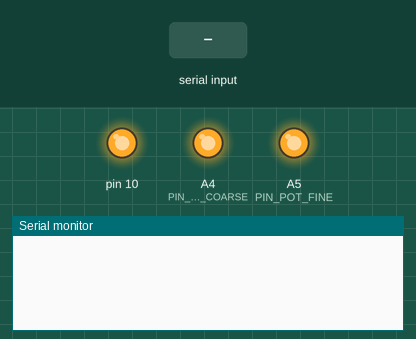
This sketch was run on a simulated Arduino Uno, built with avr-gcc and run on an emulated ATmega328P. On the bench: output pins drawn as LEDs (lit = HIGH), the last lines printed to the serial monitor. The inputs (shaded band) are chosen by the test bench.

Above: at 1.2 s.
1.3 s: "," received over Serial
At 2.3 s:
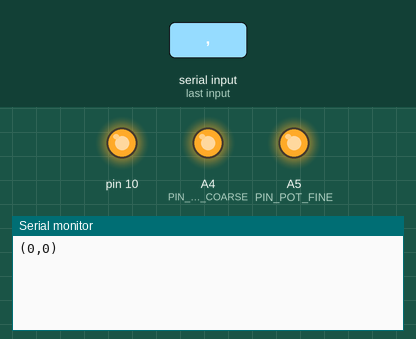
2.8 s: "f90\n" received over Serial
At 3.4 s:
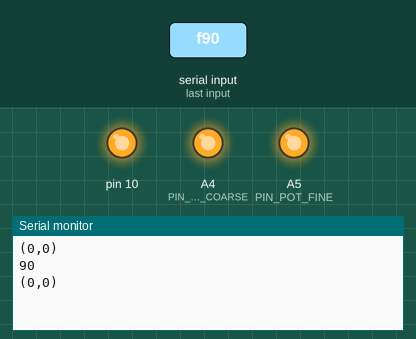

Measured:
- after the input at 1.3 s, the serial monitor: prints a new line at once (image 1)
- after the input at 2.8 s, the serial monitor: prints a new line at once (image 2)

The sketch:

remote.ino
```cpp
/***********************************************************************
 *  Dual Digipot Remote Control
 *
 *  DESCRIPTION
 *      Basic sketch for remotely operating the two digi pots over serial
 *
 *  REFERENCES
 *      MCP41HVx1 Datasheet - Microchip Technology Inc.
 *
 ***********************************************************************/


/*=====================================================================*
    Interface Header Files
 *=====================================================================*/
#include "mcp41hvx1.h"


/*=====================================================================*
    Pin Defines
 *=====================================================================*/
#define PIN_POT_COARSE              (A4)
#define PIN_POT_FINE                (A5)


/*=====================================================================*
    Ardunio Function Implementations
 *=====================================================================*/

void setup()
{
    // Initialize UART
    Serial.begin(115200);
    Serial.setTimeout(15000);

    // Initialize MCP41HVx1
    pinMode(PIN_POT_COARSE, OUTPUT);
    pinMode(PIN_POT_FINE, OUTPUT);
    digitalWrite(PIN_POT_COARSE, HIGH);
    digitalWrite(PIN_POT_FINE, HIGH);
    SPI.begin();
    SPI.beginTransaction(SPISettings(MCP41HVX1_SPI_CLK_HZ, MSBFIRST, SPI_MODE0));
}

/*---------------------------------------------------------------------*/

void loop()
{
    long int val = 0;
    if (Serial.available())
    {
        switch (Serial.read())
        {
            case 'c':
                val = Serial.parseInt();
                if ((val >= 0) && (val < MCP41HVX1_TAP_COUNT))
                {
                    mcp41hvx1_set(PIN_POT_COARSE, (uint8_t)val);
                    print_status();
                }
                break;

            case 'f':
                val = Serial.parseInt();
                Serial.println(val);
                if ((val >= 0) && (val < MCP41HVX1_TAP_COUNT))
                {
                    mcp41hvx1_set(PIN_POT_FINE, (uint8_t)val);
                    print_status();
                }
                break;

            case 's':
                print_status();
                break;

            case 'z':
                mcp41hvx1_decrement(PIN_POT_COARSE);
                print_status();
                break;

            case 'x':
                mcp41hvx1_increment(PIN_POT_COARSE);
                print_status();
                break;

            case ',':
                mcp41hvx1_decrement(PIN_POT_FINE);
                print_status();
                break;

            case '.':
                mcp41hvx1_increment(PIN_POT_FINE);
                print_status();
                break;

            default:
                break;
        }
    }
}


/*=====================================================================*
    Private Function Implementations
 *=====================================================================*/

/*---------------------------------------------------------------------*
 *  NAME
 *      print_status
 *
 *  DESCRIPTION
 *      prints the current potentiometer settings
 *---------------------------------------------------------------------*/
void print_status(void)
{
    Serial.print("(");
    Serial.print(mcp41hvx1_get(PIN_POT_COARSE));
    Serial.print(",");
    Serial.print(mcp41hvx1_get(PIN_POT_FINE));
    Serial.println(")");
}
```

mcp41hvx1.cpp
```cpp
/***********************************************************************
 *  DESCRIPTION
 *      Driver for the MCP41HVx1 digital potentiometer
 *
 *      Requires that the SPI bus be initialized and the
 *      output pins for chip select configured
 *
 *  REFERENCES
 *      MCP41HVx1 Datasheet - Microchip Technology Inc.
 ***********************************************************************/

/*=====================================================================*
    Local Header Files
 *=====================================================================*/
#include "mcp41hvx1.h"


/*=====================================================================*
    Public Function Implementations
 *=====================================================================*/

/*---------------------------------------------------------------------*
 *  NAME
 *      mcp41hvx1_increment
 *
 *  DESCRIPTION
 *      Increments the potentiometer wiper
 *---------------------------------------------------------------------*/
void mcp41hvx1_increment(uint8_t cs_pin)
{
    digitalWrite(cs_pin, LOW);
    SPI.transfer(0x04);
    digitalWrite(cs_pin, HIGH);
}

/*---------------------------------------------------------------------*
 *  NAME
 *      mcp41hvx1_decrement
 *
 *  DESCRIPTION
 *      Decrements the potentiometer wiper
 *---------------------------------------------------------------------*/
void mcp41hvx1_decrement(uint8_t cs_pin)
{
    digitalWrite(cs_pin, LOW);
    SPI.transfer(0x08);
    digitalWrite(cs_pin, HIGH);
}

/*---------------------------------------------------------------------*
 *  NAME
 *      mcp41hvx1_set
 *
 *  DESCRIPTION
 *      Sets the potentiometer to the given tap index
 *---------------------------------------------------------------------*/
void mcp41hvx1_set(uint8_t cs_pin, uint8_t index)
{
    uint8_t buf[2] = {0x00, index};
    digitalWrite(cs_pin, LOW);
    SPI.transfer(buf, 2);
    digitalWrite(cs_pin, HIGH);
}

/*---------------------------------------------------------------------*
 *  NAME
 *      mcp41hvx1_get
 *
 *  DESCRIPTION
 *      Reads the current tap index from the MCP41HVx1
 *
 *  RETURNS
 *      Current potentiometer tap index
 *---------------------------------------------------------------------*/
uint8_t mcp41hvx1_get(uint8_t cs_pin)
{
    uint8_t buf[2] = {0x0c, 0x00};
    digitalWrite(cs_pin, LOW);
    SPI.transfer(buf, 2);
    digitalWrite(cs_pin, HIGH);
    return buf[1];
}
```

mcp41hvx1.h
```cpp
/***********************************************************************
 *  DESCRIPTION
 *      Driver for the MCP41HVx1 digital potentiometer
 *
 *      Requires that the SPI bus be initialized and the
 *      output pins for chip select configured
 *
 *  REFERENCES
 *      MCP41HVx1 Datasheet - Microchip Technology Inc.
 ***********************************************************************/

#if !defined(INC_MCP41HVX1_H)
#define INC_MCP41HVX1_H


/*=====================================================================*
    Required Header Files
 *=====================================================================*/
#include <arduino.h>
#include <SPI.h>


/*=====================================================================*
    Public Defines
 *=====================================================================*/
#define MCP41HVX1_SPI_CLK_HZ        (100e3)
#define MCP41HVX1_TAP_COUNT         (256)


/*=====================================================================*
    Public Functions
 *=====================================================================*/

/*---------------------------------------------------------------------*
 *  NAME
 *      mcp41hvx1_increment
 *
 *  DESCRIPTION
 *      Increments the potentiometer wiper
 *---------------------------------------------------------------------*/
void mcp41hvx1_increment(uint8_t cs_pin);

/*---------------------------------------------------------------------*
 *  NAME
 *      mcp41hvx1_decrement
 *
 *  DESCRIPTION
 *      Decrements the potentiometer wiper
 *---------------------------------------------------------------------*/
void mcp41hvx1_decrement(uint8_t cs_pin);

/*---------------------------------------------------------------------*
 *  NAME
 *      mcp41hvx1_set
 *
 *  DESCRIPTION
 *      Sets the potentiometer to the given tap index
 *---------------------------------------------------------------------*/
void mcp41hvx1_set(uint8_t cs_pin, uint8_t index);

/*---------------------------------------------------------------------*
 *  NAME
 *      mcp41hvx1_get
 *
 *  DESCRIPTION
 *      Reads the current tap index from the MCP41HVx1
 *
 *  RETURNS
 *      Current potentiometer tap index
 *---------------------------------------------------------------------*/
uint8_t mcp41hvx1_get(uint8_t cs_pin);


#endif /* !defined(INC_MCP41HVX1_H) */
```
